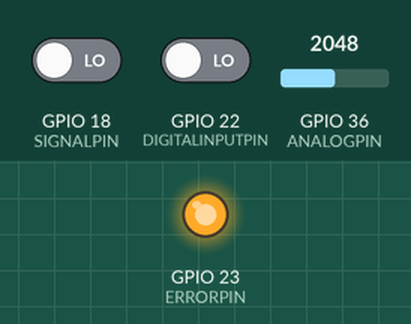
Recording of a sketch running on a simulated ESP32. Shown: output pins drawn as LEDs (lit = HIGH). Inputs (shaded band) come from the test bench; at power-on: GPIO 36 (ANALOGPIN) = 2048, GPIO 18 (SIGNALPIN) LOW, GPIO 22 (DIGITALINPUTPIN) LOW. Pins used as bus, display or sensor lines are not drawn.

Above: at 3.2 s.
3.3 s: GPIO 36 (ANALOGPIN) set to 2003
At 4.5 s:
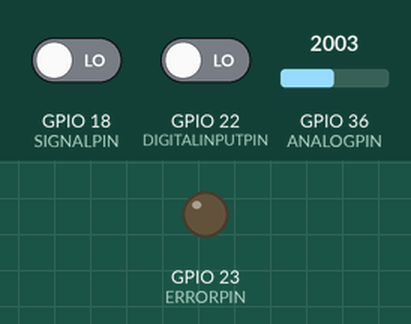
4.8 s: GPIO 36 (ANALOGPIN) set to 2087
At 5.8 s:
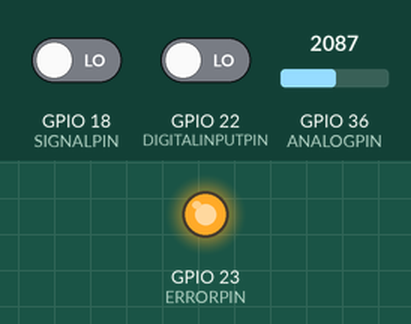
Timing chart, 0 to 7.8 s (numbered marks = the images above; inputs shaded):
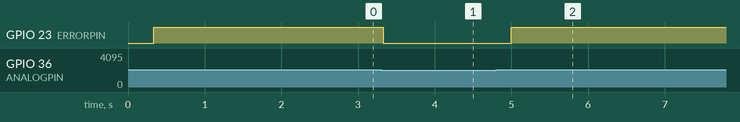

Measured:
- the behaviour switches between 2048 and 2047 on GPIO 36 (ANALOGPIN) (found by bisection; images 0 and 1)
- after the input at 3.3 s, GPIO 23 (ERRORPIN): HIGH → LOW at once
- after the input at 4.8 s, GPIO 23 (ERRORPIN): LOW → HIGH after 0.20 s

The sketch:

Assignment3.ino
```cpp
// Assignment 3 by Maksims Latkovskis
// Performs several functions using the FreeRTOS library (refer the task description)

// Defining the single running core for the RTOS
#if CONFIG_FREERTOS_UNICORE
#define ARDUINO_RUNNING_CORE 0
#else
#define ARDUINO_RUNNING_CORE 1
#endif

// Declaring I/O pins
#define ANALOGPIN 36 // Pin for analog input ADC1_CH0
#define ERRORPIN 23 // Pin for the error indication LED
#define WATCHDOGPIN 19 // Pin for the output watchdog waveform
#define DIGITALINPUTPIN 22 // Pin for the pushbutton input
#define SIGNALPIN 18 // Pin for the external square wave input
#define ANALOGREADPIN 17 // Pin to display the analog reading time

// Declaring several global variables (protected with semaphores)
unsigned int analogReading; // Last analog reading to pass between AnalogRead and AnalogAverage
unsigned int errorCode; // Error code to pass between the AnalogAverage and ErrorCheck

struct memory{ // Defining new data type called "memory"
  char buttonInput; // State of the button
  unsigned int measuredFreq; // Measured frequency variable
  unsigned int analogAverage; // Analog average variable
  } dataOut; // Create new variable of type "memory" to pass the data to the serial port (protected using binary semaphore)

//Defining subroutines to be run using RTOS shedulling
void Watchdog(void *Parameters); // Subroutine that generates the 50us pulse watchdog
void AnalogRead(void *Parameters); // Subroutine that reads the analog input pin
void AnalogAverage(void *Parameters); // Subroutine that computes average analog readings over the last 4 measurements
void Nop1000times(void *Parameters); // Subroutine that forces CPU to do absolutely nothing 1000 times
void DigitalInput(void *Parameters); // Subroutine that reads the button state and if pressed outputs stream of data through the serial port
void FrequencyMeasure(void *Parameters); // Subroutine that measures the frequency of the 50% square signal in the range from 300 Hz up to 10 kHz
void ErrorCheck(void *Parameters); // Subroutine that evaluates the average analog value and sets appropriate error state
void ErrorDisplay(void *Parameters); // Subroutine that turns the LED indication on or off, depending on the error state

// Creating the reference parameters of NULL value for the semaphore creation (static prevents compiler from optimization)
static SemaphoreHandle_t  analogSMP=NULL;
static SemaphoreHandle_t  dataOutSMP=NULL;
static SemaphoreHandle_t  errorSMP=NULL;

// Creating the reference parameters of NULL value for the queue creation (static prevents compiler from optimization)
static QueueHandle_t  analogAvgQUEUE=NULL;

//==============================================================================================================================================
void setup(void)
{
  Serial.begin (115200); // Initialize serial communication with the 115200 baud rate
  pinMode(WATCHDOGPIN, OUTPUT);
  pinMode(ANALOGREADPIN, OUTPUT);
  pinMode(DIGITALINPUTPIN, INPUT);
  pinMode(DIGITALINPUTPIN, INPUT_PULLDOWN); // Prevents pin from being floating
  pinMode(SIGNALPIN, INPUT);
  pinMode(SIGNALPIN, INPUT_PULLDOWN); // Prevents pin from being floating
  pinMode(ERRORPIN, OUTPUT);

  analogSMP = xSemaphoreCreateBinary(); // Creating binary semaphore to protect analogReading global variable
  dataOutSMP = xSemaphoreCreateBinary(); // Creating binary semaphore to protect dataOut global variable
  errorSMP = xSemaphoreCreateBinary(); // Creating binary semaphore to protect errorCode global variable

  analogAvgQUEUE=xQueueCreate(1,sizeof(unsigned int)); // Creating queue of length 1 to pass the average analog value between tasks

  xTaskCreatePinnedToCore(
    Watchdog // Generates the 50us pulse watchdog
    ,  "Watchdog" // Subroutine name for debugging
    ,  587  // 523 bytes used + 64 bytes (RTOS requirement) = 587
    ,  NULL // Subroutine parameter
    ,  2  // Priority, with 3 (configMAX_PRIORITIES - 1) being the highest, and 0 being the lowest.
    ,  NULL // Subroutine handler (not used in this code)
    ,  ARDUINO_RUNNING_CORE);

  xTaskCreatePinnedToCore(
    AnalogRead // Reads the analog value from the ANALOGPIN pin
    ,  "AnalogRead" // Subroutine name for debugging
    ,  754  // 690 bytes used + 64 bytes (RTOS requirement) = 754
    ,  NULL // Subroutine parameter
    ,  1  // Priority, with 3 (configMAX_PRIORITIES - 1) being the highest, and 0 being the lowest.
    ,  NULL // Subroutine handler (not used in this code)
    ,  ARDUINO_RUNNING_CORE);

  xTaskCreatePinnedToCore(
    AnalogAverage // Computes average of last four analog readings
    ,  "AnalogAverage" // Subroutine name for debugging
    ,  560  // 496 bytes used + 64 bytes (RTOS requirement) = 560
    ,  NULL // Subroutine parameter
    ,  1  // Priority, with 3 (configMAX_PRIORITIES - 1) being the highest, and 0 being the lowest.
    ,  NULL // Subroutine handler (not used in this code)
    ,  ARDUINO_RUNNING_CORE);

  xTaskCreatePinnedToCore(
    Nop1000times // Sets CPU in no-operation state for 1000 clock cycles
    ,  "Nop1000times" // Subroutine name for debugging
    ,  532  // 468 bytes used + 64 bytes (RTOS requirement) = 532
    ,  NULL // Subroutine parameter
    ,  1  // Priority, with 3 (configMAX_PRIORITIES - 1) being the highest, and 0 being the lowest.
    ,  NULL // Subroutine handler (not used in this code)
    ,  ARDUINO_RUNNING_CORE);

  xTaskCreatePinnedToCore(
   DigitalInput // Reads the digital state of the button and prints data to the serial port if the button is pressed
    ,  "DigitalInput" // Subroutine name for debugging
    ,  564  // 500 bytes used + 64 bytes (RTOS requirement) = 564
    ,  NULL // Subroutine parameter
    ,  2  // Priority, with 3 (configMAX_PRIORITIES - 1) being the highest, and 0 being the lowest.
    ,  NULL // Subroutine handler (not used in this code)
    ,  ARDUINO_RUNNING_CORE);

  xTaskCreatePinnedToCore(
   FrequencyMeasure // Measures the frequency of the 50% duty cycle square wave
    ,  "FrequencyMeasure" // Subroutine name for debugging
    ,  532 // 468 bytes used + 64 bytes (RTOS requirement) = 532
    ,  NULL // Subroutine parameter
    ,  3  // Priority, with 3 (configMAX_PRIORITIES - 1) being the highest, and 0 being the lowest.
    ,  NULL // Subroutine handler (not used in this code)
    ,  ARDUINO_RUNNING_CORE);

  xTaskCreatePinnedToCore(
       ErrorCheck // Checks whether the average analog value is greater than the half of the maximum possible analog reading (?>(4096/2)-1)
    ,  "ErrorCheck"  // Subroutine name for debugging
    ,  544 // 480 bytes used + 64 bytes (RTOS requirement) = 544
    ,  NULL // Subroutine parameter
    ,  1  // Priority, with 3 (configMAX_PRIORITIES - 1) being the highest, and 0 being the lowest.
    ,  NULL // Subroutine handler (not used in this code)
    ,  ARDUINO_RUNNING_CORE);

  xTaskCreatePinnedToCore(
       ErrorDisplay // Toggles the LED if the error occurs
    ,  "ErrorDisplay" // Subroutine name for debugging
    ,  526 // 462 bytes used + 64 bytes (RTOS requirement) = 526
    ,  NULL // Subroutine parameter
    ,  1  // Priority, with 3 (configMAX_PRIORITIES - 1) being the highest, and 0 being the lowest.
    ,  NULL // Subroutine handler (not used in this code)
    ,  ARDUINO_RUNNING_CORE);

  xSemaphoreGive(dataOutSMP); // Makes the semaphore to be initially 1 to operate properly
}
//==============================================================================================================================================

//==============================================================================================================================================
void loop(void) {} //Not used, since it is RTOS
//==============================================================================================================================================

//----------------------------------------------------------------------------------------------------------------------------------------------
void DigitalInput(void *Parameters) // Reads the digital state of the button and prints data to the serial port if the button is pressed
{
  (void) Parameters; // No parameters are being passed to the subroutine
  while(1) // Run this code forever
  {
    xSemaphoreTake(dataOutSMP,portMAX_DELAY); // Wait infinitely long for the protected accessing of the dataOut variable
    dataOut.buttonInput= digitalRead(DIGITALINPUTPIN); // Reads the digital state of the button (either 0 or 1)
    if(dataOut.buttonInput==1) // If the button is pressed
    {
      SerialOutput(); // Printing button_state, measured_frequency, average_analog_value, to the serial port in the CSV format
    }
    xSemaphoreGive(dataOutSMP); // Releases the semaphore and exits the critical region of the dataOut access
    vTaskDelay(200); // Makes the repetition period of 200 miliseconds (5 Hz)
  }
}
//----------------------------------------------------------------------------------------------------------------------------------------------

//----------------------------------------------------------------------------------------------------------------------------------------------
void FrequencyMeasure(void *Parameters) // Function to measure the frequency of the 50% duty cycle square wave
{
  (void) Parameters; // No parameters are being passed to the subroutine

  // Parameters to prevent function from occupying more than 3 miliseconds of the CPU time
  unsigned long measureStart; // Absolute time of the measuring start
  unsigned long measureFinish; // Absolute time of the measuring finish
  unsigned int measureTime=0; // Time it took since the function start to measure the frequency

  // Parameters to measure the half-cycle duration of the input square signal (in microseconds)
  unsigned long stateStart;  // Absolute time of the half-cycle start
  unsigned long stateFinish; // Absolute time of the half-cycle finish
  unsigned int stateTime; // Half-cycle duration of the input square signal
  char firstTrigger=0; // Trigger to distinguish between the first and the second detected edges
  char currentReading; // Current signal pin state
  char previousReading; // Previous signal pin state

  unsigned int delayF; // for inserting appropriate delay after the task finished

  while(1) // Run this code forever
  {
    measureTime=0;  // Assign measuring time back to zero
    firstTrigger=0; // Assign edge trigger back to zero

    vTaskSuspendAll();  // suspends the shedulling (this function gets maximum absolute priority to precisely measure the time)
    measureStart=micros(); // Beggining of the measurement
    previousReading=digitalRead(SIGNALPIN); // Performs the very first reading in the sequence (crucial line, do-not remove)
    while(measureTime<3000) // Prevents function from occupying more than 3 miliseconds of the CPU time
    {
      currentReading=digitalRead(SIGNALPIN); // Reads the digital signal pin input (0 or 1)
      if ((currentReading!= previousReading) & (firstTrigger!=1)) // If the first edge was detected
      {
        stateStart=micros(); // Start counting the half-cycle duration
        firstTrigger=1; // assign trigger to 1 to allow the second edge detection processing
      }
      else if ((currentReading!= previousReading) & (firstTrigger==1)) // If the second edge was detected
      {
        stateFinish=micros(); // Finish counting the half-cycle duration
        stateTime=stateFinish-stateStart; // Calculate the half-cycle duration
        dataOut.measuredFreq=500000/stateTime; // Compute frequency in Hz [f= 1/T = 2/(T/2)
        goto here; // Complete measurement procedure
      }
      measureFinish=micros(); // End of the measurement
      measureTime=measureFinish-measureStart; // Computing measurement time
      previousReading=currentReading; // Updating the previous reading state
    }

    dataOut.measuredFreq=0; // In case of faulty measurement output zero
    here: // Address line
    xTaskResumeAll(); // Resume the shedulling
    measureTime=measureTime>>10; // Divide the consumed time by roughly a thousand
    delayF=1000-measureTime; // Assign required delay time
    vTaskDelay(delayF);  // Makes the repetition period of approximately 1 second (Approx. 1 Hz)
  }
}
//----------------------------------------------------------------------------------------------------------------------------------------------

//----------------------------------------------------------------------------------------------------------------------------------------------
void AnalogRead(void *Parameters) // Reads the analog value from the ANALOGPIN pin
{
  (void) Parameters; // No parameters are being passed to the subroutine
  while(1) // Run this code forever
  {
    digitalWrite(ANALOGREADPIN, HIGH); // Indicate the start of the ADC
    analogReading = analogRead(ANALOGPIN);
    xSemaphoreGive(analogSMP);  // Syncronising this function with the AnalogAverage to prevent data corruption
    digitalWrite(ANALOGREADPIN, LOW); // Indicate the end of the ADC
    vTaskDelay(40); // Makes the repetition period of 41.5 miliseconds (Approx. 24 Hz) The function itself takes around 1.5 miliseconds to execute, so the error becames smaller
  }
}
//----------------------------------------------------------------------------------------------------------------------------------------------

//----------------------------------------------------------------------------------------------------------------------------------------------
void AnalogAverage(void *Parameters) // Computes average of last four analog readings
{
  (void) Parameters; // No parameters are being passed to the subroutine
  char analogAdress; // Analog readings array indexing
  unsigned int analogData[4]; // Array to store 4 last values from the ADC
  unsigned int analogAvg; // Temporary analog average value storage to reduce the critical section length
  while(1) // Run this code forever
  {
    // This section logs the most recent analog reading to the longest-ever updated cell (there are 4 cells in total)
    if(analogAdress>=4) {analogAdress=0;} // Making sure only valid array cells are accessed

    xSemaphoreTake(analogSMP,portMAX_DELAY); // Wait infinitely long for the analog reading to be assigned (synchronisation with the AnalogRead funtion)
    analogData[analogAdress]=analogReading; // Loggin the last analog reading into the array cell
    analogAdress++; // Icrementing array adress

    // This section computes the average of last four readings
    analogAvg=analogData[0]+analogData[1]+analogData[2]+analogData[3]; // Sums all values in the array
    analogAvg=analogAvg>>2; // Divides the sum by four to obtain average
    xQueueOverwrite(analogAvgQUEUE,&analogAvg); // Saves the average value into the queue to pass it to the ErrorCheck function

    xSemaphoreTake(dataOutSMP,portMAX_DELAY); // Wait infinitely long for the protected accessing of the dataOut variable
    dataOut.analogAverage=analogAvg; // Assigning the serial output data to computed analog average value
    xSemaphoreGive(dataOutSMP); // Releases the semaphore and exits the critical region of the dataOut access
    vTaskDelay(39); // Making the repetition period to be 39 ms to allow smooth syncronisation with AnalogRead subroutine
  }
}
//----------------------------------------------------------------------------------------------------------------------------------------------

//----------------------------------------------------------------------------------------------------------------------------------------------
void ErrorCheck(void *Parameters) // Checks whether the average analog value is greater than the half of the maximum possible analog reading (?>(4096/2)-1)
{
  (void) Parameters; // No parameters are being passed to the subroutine
  unsigned int average; // Variable to read the average analog value from the designated queue
  while(1) // Run this code forever
  {
    xQueueReceive(analogAvgQUEUE,&average,0); // Reading value from the queue instantly (wait is unnecessary because queue is getting updated more frequently than this function is called)
    if(average>2047) {errorCode = 1;} // Setting the error flag if the average value is greater than the half of maximum input value
    else{errorCode=0;} // Clearing the error flag if otherwise
    xSemaphoreGive(errorSMP); // Syncronising this function with the ErrorDisplay to prevent data corruption
    vTaskDelay(333); // Makes the repetition period of 333 miliseconds (Approx. 3 Hz)
  }
}
//----------------------------------------------------------------------------------------------------------------------------------------------

//----------------------------------------------------------------------------------------------------------------------------------------------
void ErrorDisplay(void *Parameters) // Toggles the LED if the error occurs
{
  (void) Parameters; // No parameters are being passed to the subroutine
  while(1) // Run this code forever
  {
    xSemaphoreTake(errorSMP,portMAX_DELAY); // Wait infinitely long for the error code to be assigned (synchronisation with the ErrorCheck funtion)
    digitalWrite(ERRORPIN,errorCode); // Switch the LED either ON or OFF
    vTaskDelay(330); // Making the repetition period to be 330 ms to allow smooth syncronisation with ErrorCheck subroutine
  }
}
//----------------------------------------------------------------------------------------------------------------------------------------------

//----------------------------------------------------------------------------------------------------------------------------------------------
void Nop1000times(void *Parameters) // Sets CPU in no-operation state for 1000 clock cycles; two for loops to simplify counter register access
{
  (void) Parameters; // No parameters are being passed to the subroutine
  while(1) // Run this code forever
  {
    for(char i=0; i++; i<4)
    {
      for(char j=0; i++; i<250)
      {
        __asm__ __volatile__ ("nop"); // "volatile" is needed to prevent optimisation by the compiler
      }
    }
    vTaskDelay(100); // Makes the repetition period of 100 miliseconds (10 Hz)
  }
}
//----------------------------------------------------------------------------------------------------------------------------------------------

//----------------------------------------------------------------------------------------------------------------------------------------------
void Watchdog(void *Parameters) // Subroutine that generates the 50us pulse watchdog
{
   (void) Parameters; // No parameters are being passed to the subroutine
   while(1) // Run this code forever
   {
      digitalWrite(WATCHDOGPIN,HIGH);
      delayMicroseconds(50);
      digitalWrite(WATCHDOGPIN,LOW);
      vTaskDelay(25); // Makes the repetition period of 25 miliseconds (40 Hz)
   }
}
//----------------------------------------------------------------------------------------------------------------------------------------------

//----------------------------------------------------------------------------------------------------------------------------------------------
void SerialOutput(void) // Printing the data on the serial monitor (Not the RTOS task)
{
  Serial.print(dataOut.buttonInput,DEC); // Printing the button state
  Serial.print(",");

  Serial.print(dataOut.measuredFreq,DEC); // Printing measured frequency of the 50% duty cycle square signal
  Serial.print(",");

  Serial.println(dataOut.analogAverage,DEC); // Printing average of the 4 last analog readings
}
//----------------------------------------------------------------------------------------------------------------------------------------------
```
